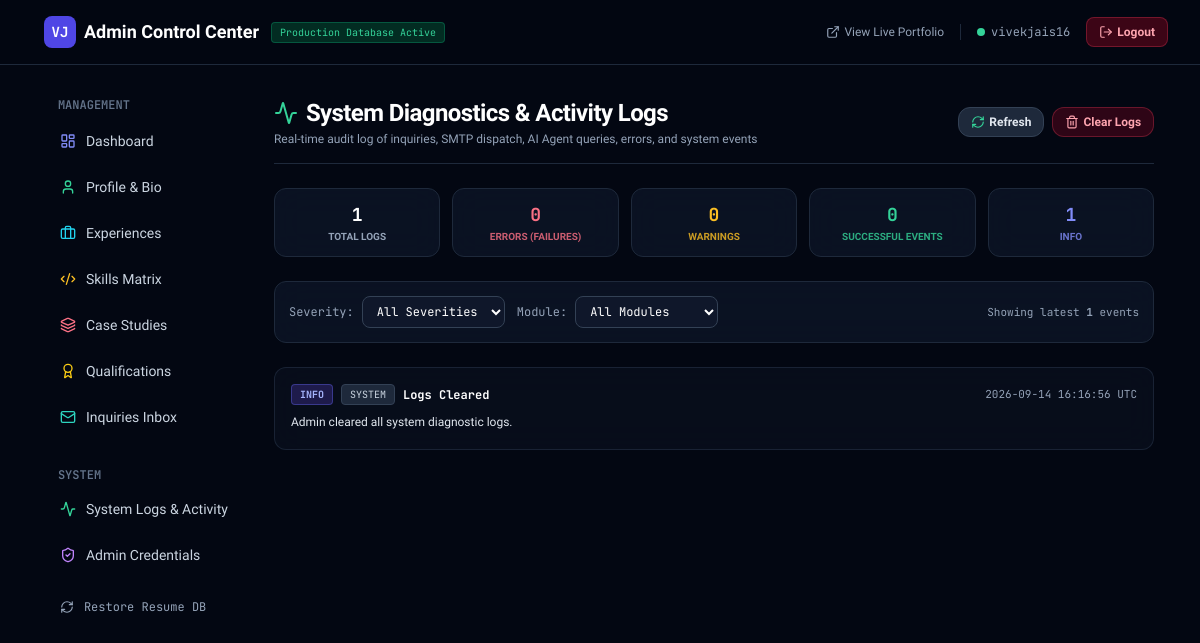
Page /admin/logs (signed in) on the earlier database version.
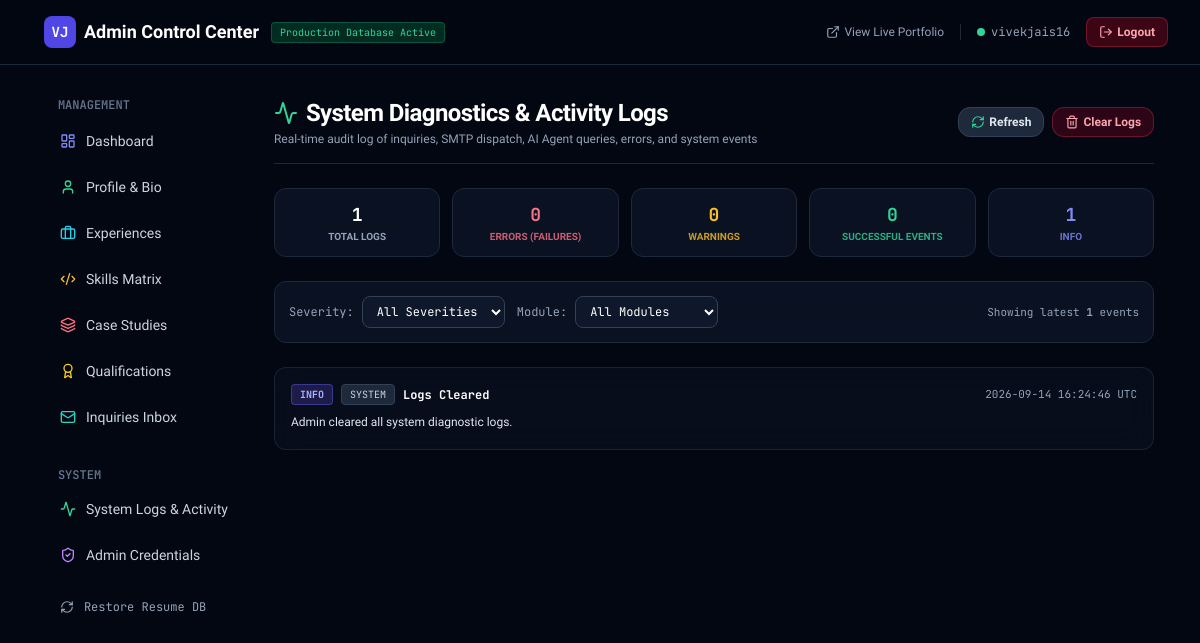
Same page on the later database version.
### app/models/admin.py (models this page shows)
class SystemLog(Base):
    __tablename__ = "system_logs"
    id = Column(Integer, primary_key=True, index=True)
    timestamp = Column(DateTime, default=utc_now, index=True)
    level = Column(String(20), default="INFO", index=True)  # INFO, WARNING, ERROR, SUCCESS
    module = Column(String(50), default="SYSTEM", index=True)  # EMAIL, CONTACT, AI_AGENT, AUTH, ADMIN, DATABASE
    action = Column(String(100), nullable=False)
    message = Column(String(500), nullable=False)
    details = Column(String(5000), nullable=True)
    ip_address = Column(String(50), nullable=True)

### app/admin/router.py (the view)
@admin_router.get("/logs", response_class=HTMLResponse)
async def admin_logs_view(
    request: Request,
    level: Optional[str] = "ALL",
    module: Optional[str] = "ALL",
    admin_user: str = Depends(require_admin),
    db: Session = Depends(get_db),
):
    logs = get_system_logs(limit=150, level=level, module=module)
    stats = get_log_stats()
    return templates.TemplateResponse(
        request=request,
        name="admin/logs.html",
        context={
            "admin_user": admin_user,
            "logs": logs,
            "stats": stats,
            "selected_level": level or "ALL",
            "selected_module": module or "ALL",
        },
    )

### app/templates/admin/logs.html (shortened to what this page needs)
{% extends "admin/base.html" %}
{% block content %}
<div class="space-y-6">
    <div class="flex flex-col sm:flex-row sm:items-center justify-between gap-4 border-b border-slate-800 pb-4">
        <div>
            <h1 class="text-2xl font-bold text-white tracking-tight flex items-center gap-2">
                <i data-lucide="activity" class="w-6 h-6 text-emerald-400"></i> System Diagnostics & Activity Logs
            </h1>
            <p class="text-xs text-slate-400 mt-0.5">Real-time audit log of inquiries, SMTP dispatch, AI Agent queries, errors, and system events</p>
        </div>
        <div class="flex items-center gap-2">
            <a href="/admin/logs" class="px-3 py-1.5 rounded-xl bg-slate-800 hover:bg-slate-700 text-slate-200 text-xs font-semibold border border-slate-700 transition flex items-center gap-1">
                <i data-lucide="refresh-cw" class="w-3.5 h-3.5 text-emerald-400"></i> Refresh
            </a>
            <form action="/admin/logs/clear" method="post" onsubmit="return confirm('Clear all diagnostic logs?');">
                <button type="submit" class="px-3 py-1.5 rounded-xl bg-rose-950/60 hover:bg-rose-900 text-rose-300 text-xs font-semibold border border-rose-500/30 transition flex items-center gap-1">
                    <i data-lucide="trash-2" class="w-3.5 h-3.5"></i> Clear Logs
                </button>
            </form>
        </div>
    </div>
    <div class="grid grid-cols-2 sm:grid-cols-5 gap-3">
        <div class="glass-panel rounded-xl p-3 border border-slate-800 text-center">
            <div class="text-lg font-bold text-white font-mono">{{ stats.total }}</div>
            <div class="text-[10px] text-slate-400 uppercase font-semibold">Total Logs</div>
        </div>
        <div class="glass-panel rounded-xl p-3 border border-slate-800 text-center">
            <div class="text-lg font-bold text-rose-400 font-mono">{{ stats.errors }}</div>
            <div class="text-[10px] text-rose-400/80 uppercase font-semibold">Errors (Failures)</div>
        </div>
        <div class="glass-panel rounded-xl p-3 border border-slate-800 text-center">
            <div class="text-lg font-bold text-amber-400 font-mono">{{ stats.warnings }}</div>
            <div class="text-[10px] text-amber-400/80 uppercase font-semibold">Warnings</div>
        </div>
        <div class="glass-panel rounded-xl p-3 border border-slate-800 text-center">
            <div class="text-lg font-bold text-emerald-400 font-mono">{{ stats.success }}</div>
            <div class="text-[10px] text-emerald-400/80 uppercase font-semibold">Successful Events</div>
        </div>
        <div class="glass-panel rounded-xl p-3 border border-slate-800 text-center">
            <div class="text-lg font-bold text-indigo-400 font-mono">{{ stats.info }}</div>
            <div class="text-[10px] text-indigo-400/80 uppercase font-semibold">Info</div>
        </div>
    </div>
    <div class="glass-panel rounded-xl p-3.5 border border-slate-800 flex flex-wrap items-center justify-between gap-3 text-xs">
        <form method="get" action="/admin/logs" class="flex flex-wrap items-center gap-3 w-full sm:w-auto">
            <div class="flex items-center gap-2">
                <span class="text-slate-400 font-mono">Severity:</span>
                <select name="level" onchange="this.form.submit()" class="px-2.5 py-1.5 rounded-lg bg-slate-900 border border-slate-700 text-white font-mono text-xs focus:outline-none focus:border-emerald-500">
                    <option value="ALL" {% if selected_level == 'ALL' %}selected{% endif %}>All Severities</option>
                </select>
            </div>
            <div class="flex items-center gap-2">
                <span class="text-slate-400 font-mono">Module:</span>
                <select name="module" onchange="this.form.submit()" class="px-2.5 py-1.5 rounded-lg bg-slate-900 border border-slate-700 text-white font-mono text-xs focus:outline-none focus:border-emerald-500">
                    <option value="ALL" {% if selected_module == 'ALL' %}selected{% endif %}>All Modules</option>
                </select>
            </div>
        </form>
        <div class="text-slate-400 font-mono text-[11px]">
            Showing latest <strong>{{ logs|length }}</strong> events
        </div>
    </div>
    {% if logs %}
    <div class="space-y-2">
        {% for log in logs %}
        <div class="glass-panel rounded-xl p-4 border {% if log.level == 'ERROR' %}border-rose-500/50 bg-rose-950/10{% elif log.level == 'WARNING' %}border-amber-500/40 bg-amber-950/10{% elif log.level == 'SUCCESS' %}border-emerald-500/30 bg-emerald-950/10{% else %}border-slate-800/80 bg-slate-900/40{% endif %} space-y-2">
            <div class="flex flex-col sm:flex-row sm:items-center justify-between gap-2">
                <div class="flex items-center gap-2 flex-wrap">
                    {% if log.level == 'ERROR' %}
                    <span class="px-2 py-0.5 rounded text-[10px] font-bold font-mono bg-rose-950 text-rose-300 border border-rose-500/40">ERROR</span>
                    {% elif log.level == 'WARNING' %}
                    <span class="px-2 py-0.5 rounded text-[10px] font-bold font-mono bg-amber-950 text-amber-300 border border-amber-500/40">WARN</span>
                    {% elif log.level == 'SUCCESS' %}
                    <span class="px-2 py-0.5 rounded text-[10px] font-bold font-mono bg-emerald-950 text-emerald-300 border border-emerald-500/40">SUCCESS</span>
                    {% else %}
                    <span class="px-2 py-0.5 rounded text-[10px] font-bold font-mono bg-indigo-950 text-indigo-300 border border-indigo-500/40">INFO</span>
                    {% endif %}
                    <span class="px-2 py-0.5 rounded text-[10px] font-mono bg-slate-800 text-slate-300 border border-slate-700">{{ log.module }}</span>
                    <strong class="text-white text-xs font-mono">{{ log.action }}</strong>
                </div>
                <div class="text-[11px] text-slate-400 font-mono">
                    {{ log.timestamp.strftime('%Y-%m-%d %H:%M:%S UTC') if log.timestamp else 'Recently' }}
                </div>
            </div>
            <div class="text-xs text-slate-200 leading-relaxed font-sans">
                {{ log.message }}
            </div>
        </div>
        {% endfor %}
    </div>
    {% endif %}
</div>
{% endblock %}

### app/templates/admin/base.html (shortened to what this page needs)
<!DOCTYPE html>
<html lang="en">
<head>
    <script src="https://cdn.tailwindcss.com"></script>
    <link rel="stylesheet" href="https://cdnjs.cloudflare.com/ajax/libs/font-awesome/6.5.1/css/all.min.css">
    <link rel="stylesheet" href="/static/css/custom.css">
</head>
<body class="bg-dark-950 text-slate-100 min-h-screen flex flex-col antialiased">
    <header class="glass-nav border-b border-slate-800 sticky top-0 z-40">
        <div class="max-w-7xl mx-auto px-4 sm:px-6 lg:px-8 h-16 flex items-center justify-between">
            <div class="flex items-center space-x-3">
                <a href="/admin" class="flex items-center space-x-2 font-bold text-base sm:text-lg text-white">
                    <span class="w-7 h-7 sm:w-8 sm:h-8 rounded-lg bg-indigo-600 flex items-center justify-center text-xs sm:text-sm font-mono">VJ</span>
                    <span class="hidden xs:inline sm:inline">Admin Control Center</span>
                </a>
                <span class="hidden sm:inline-block px-2 py-0.5 rounded text-[10px] font-mono bg-emerald-950 text-emerald-400 border border-emerald-500/30">
                    Production Database Active
                </span>
            </div>
            <div class="flex items-center space-x-2 sm:space-x-4 text-sm">
                <a href="/" target="_blank" class="text-slate-400 hover:text-emerald-400 transition flex items-center gap-1 text-xs">
                    <i data-lucide="external-link" class="w-3.5 h-3.5"></i>
                    <span class="hidden md:inline">View Live Portfolio</span>
                </a>
                <span class="text-xs text-slate-400 font-mono hidden sm:flex items-center gap-1.5">
                    <span class="w-2 h-2 rounded-full bg-emerald-400"></span> {{ admin_user }}
                </span>
                <a href="/admin/logout" class="px-2.5 sm:px-3 py-1.5 rounded-lg text-xs font-semibold bg-rose-950/80 hover:bg-rose-900 text-rose-300 border border-rose-500/30 transition flex items-center gap-1">
                    <i data-lucide="log-out" class="w-3.5 h-3.5"></i>
                    <span class="hidden sm:inline">Logout</span>
                </a>
            </div>
        </div>
    </header>
    <div class="max-w-7xl mx-auto px-4 sm:px-6 lg:px-8 py-6 sm:py-8 flex-grow grid grid-cols-1 lg:grid-cols-5 gap-6 sm:gap-8">
        <aside id="admin-sidebar" class="hidden lg:block lg:col-span-1 space-y-1.5 bg-slate-900/90 lg:bg-transparent p-4 lg:p-0 rounded-2xl border border-slate-800 lg:border-none shadow-xl lg:shadow-none">
            <div class="text-xs font-mono uppercase text-slate-500 px-3 mb-2 font-semibold">Management</div>
            <a href="/admin" class="flex items-center gap-2.5 px-3.5 py-2.5 rounded-xl text-sm font-medium text-slate-300 hover:text-white hover:bg-slate-800 transition">
                <i data-lucide="layout-dashboard" class="w-4 h-4 text-indigo-400"></i> Dashboard
            </a>
            <a href="/admin/profile" class="flex items-center gap-2.5 px-3.5 py-2.5 rounded-xl text-sm font-medium text-slate-300 hover:text-white hover:bg-slate-800 transition">
                <i data-lucide="user" class="w-4 h-4 text-emerald-400"></i> Profile & Bio
            </a>
            <a href="/admin/experiences" class="flex items-center gap-2.5 px-3.5 py-2.5 rounded-xl text-sm font-medium text-slate-300 hover:text-white hover:bg-slate-800 transition">
                <i data-lucide="briefcase" class="w-4 h-4 text-cyan-400"></i> Experiences
            </a>
            <a href="/admin/skills" class="flex items-center gap-2.5 px-3.5 py-2.5 rounded-xl text-sm font-medium text-slate-300 hover:text-white hover:bg-slate-800 transition">
                <i data-lucide="code-2" class="w-4 h-4 text-amber-400"></i> Skills Matrix
            </a>
            <a href="/admin/projects" class="flex items-center gap-2.5 px-3.5 py-2.5 rounded-xl text-sm font-medium text-slate-300 hover:text-white hover:bg-slate-800 transition">
                <i data-lucide="layers" class="w-4 h-4 text-rose-400"></i> Case Studies
            </a>
            <a href="/admin/qualifications" class="flex items-center gap-2.5 px-3.5 py-2.5 rounded-xl text-sm font-medium text-slate-300 hover:text-white hover:bg-slate-800 transition">
                <i data-lucide="award" class="w-4 h-4 text-yellow-400"></i> Qualifications
            </a>
            <a href="/admin/messages" class="flex items-center gap-2.5 px-3.5 py-2.5 rounded-xl text-sm font-medium text-slate-300 hover:text-white hover:bg-slate-800 transition">
                <i data-lucide="mail" class="w-4 h-4 text-teal-400"></i> Inquiries Inbox
            </a>
            <div class="text-xs font-mono uppercase text-slate-500 px-3 pt-4 sm:pt-6 mb-2 font-semibold">System</div>
            <a href="/admin/logs" class="flex items-center gap-2.5 px-3.5 py-2.5 rounded-xl text-sm font-medium text-slate-300 hover:text-white hover:bg-slate-800 transition">
                <i data-lucide="activity" class="w-4 h-4 text-emerald-400"></i> System Logs & Activity
            </a>
            <a href="/admin/settings" class="flex items-center gap-2.5 px-3.5 py-2.5 rounded-xl text-sm font-medium text-slate-300 hover:text-white hover:bg-slate-800 transition">
                <i data-lucide="shield-check" class="w-4 h-4 text-purple-400"></i> Admin Credentials
            </a>
            <form action="/admin/reseed" method="post" onsubmit="return confirm('Restore database with resume defaults? Any custom manual records will be restored to resume state.');" class="pt-2">
                <button type="submit" class="w-full text-left flex items-center gap-2.5 px-3.5 py-2.5 rounded-xl text-xs font-mono text-slate-400 hover:text-rose-400 hover:bg-rose-950/30 transition">
                    <i data-lucide="refresh-cw" class="w-3.5 h-3.5"></i> Restore Resume DB
                </button>
            </form>
        </aside>
        <main class="lg:col-span-4 space-y-6">
            {% block content %}{% endblock %}
        </main>
    </div>
</body>
</html>

### app/static/css/custom.css (style rules this page uses)
:root { --font-sans: 'Plus Jakarta Sans', -apple-system, BlinkMacSystemFont, 'Segoe UI', Roboto, sans-serif; --font-mono: 'JetBrains Mono', monospace; }
body { font-family: var(--font-sans); background-color: #030712; color: #f3f4f6; overflow-x: hidden; }
.glass-panel { background: rgba(15, 23, 42, 0.7); backdrop-filter: blur(16px); -webkit-backdrop-filter: blur(16px); border: 1px solid rgba(255, 255, 255, 0.08); }
.glass-nav { background: rgba(3, 7, 18, 0.82); backdrop-filter: blur(20px); -webkit-backdrop-filter: blur(20px); border-bottom: 1px solid rgba(255, 255, 255, 0.07); }
.font-mono { font-family: var(--font-mono); }

Differences in the rows shown:
changed SystemLog "Logs Cleared": timestamp "2026-09-14 16:16:56 UTC" → "2026-09-14 16:24:46 UTC"
